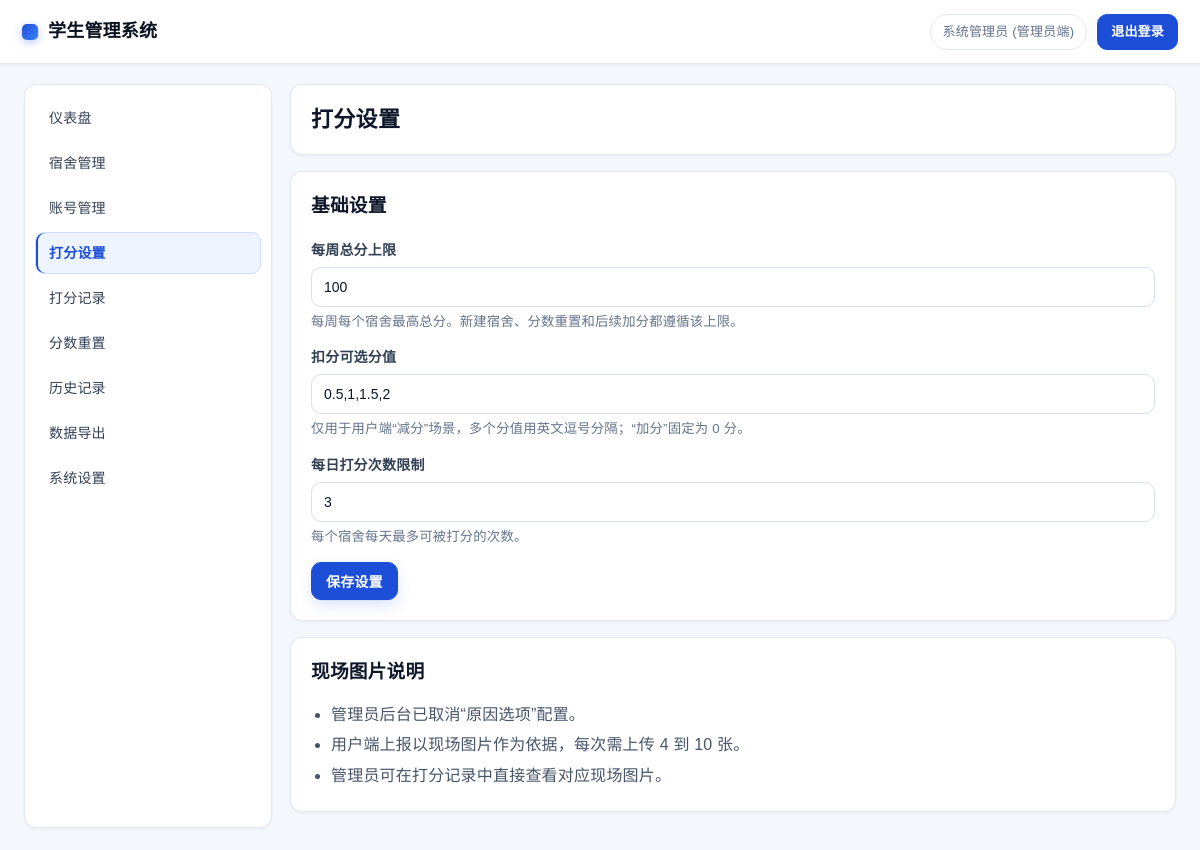
Screenshot of /admin/settings.php (signed in) with the database file from the repository.
### tables this page shows
CREATE TABLE `settings` (
  `id` INT UNSIGNED NOT NULL AUTO_INCREMENT,
  `setting_key` VARCHAR(50) NOT NULL COMMENT '设置键',
  `setting_value` TEXT COMMENT '设置值',
  `description` VARCHAR(200) COMMENT '描述',
  `updated_at` DATETIME NOT NULL DEFAULT CURRENT_TIMESTAMP ON UPDATE CURRENT_TIMESTAMP,
  PRIMARY KEY (`id`),
  UNIQUE KEY `uk_setting_key` (`setting_key`)
);

### includes/auth.php (called while the page is built, shortened)
<?php
require_once __DIR__ . '/security.php';
require_once __DIR__ . '/functions.php';
function isLoggedIn() {
    return isset($_SESSION['user_id']) && !empty($_SESSION['user_id']);
}
function getCurrentUser() {
    return [
        'id' => $_SESSION['user_id'],
        'username' => $_SESSION['username'],
        'real_name' => $_SESSION['real_name'],
        'role' => $_SESSION['user_role']
    ];
}

### includes/db.php (called while the page is built, shortened)
<?php
class Database {
    private static $instance = null;
    private $pdo;
    private function __construct() {
        try {
            $dsn = "mysql:host=" . DB_HOST . ";dbname=" . DB_NAME . ";charset=" . DB_CHARSET;
            $options = [
                PDO::ATTR_ERRMODE => PDO::ERRMODE_EXCEPTION,
                PDO::ATTR_DEFAULT_FETCH_MODE => PDO::FETCH_ASSOC,
                PDO::ATTR_EMULATE_PREPARES => false,
            ];
            $this->pdo = new PDO($dsn, DB_USER, DB_PASS, $options);
        } catch (PDOException $e) {
            die('数据库连接失败: ' . $e->getMessage());
        }
    }
    public static function getInstance() {
        if (self::$instance === null) {
            self::$instance = new self();
        }
        return self::$instance;
    }
    public function query($sql, $params = []) {
        $stmt = $this->pdo->prepare($sql);
        $stmt->execute($params);
        return $stmt;
    }
    public function fetch($sql, $params = []) {
        return $this->query($sql, $params)->fetch();
    }
}
function db() {
    return Database::getInstance();
}

### includes/functions.php (called while the page is built, shortened)
<?php
function h($string) {
    return htmlspecialchars($string, ENT_QUOTES, 'UTF-8');
}
function getSetting($key, $default = null) {
    $result = db()->fetch("SELECT setting_value FROM settings WHERE setting_key = ?", [$key]);
    return $result ? $result['setting_value'] : $default;
}
function getSiteName() {
    try {
        $siteName = trim((string) getSetting('site_name', SITE_NAME));
    } catch (Exception $e) {
        $siteName = SITE_NAME;
    }
    return strlen($siteName) > 60 ? substr($siteName, 0, 60) : $siteName;
}
function getDailyLimit() {
    return intval(getSetting('daily_limit', '3'));
}
function parseScoreOptionValues($raw) {
    $raw = str_replace([',', '，', "\r", "\n", "\t"], [',', ',', ',', ',', ','], (string) $raw);
    $parts = array_filter(array_map('trim', explode(',', $raw)), function ($item) {
        return $item !== '';
    });
    $values = [];
    foreach ($parts as $part) {
        $value = round(floatval($part), 2);
        $values[] = $value;
    }
    $values = array_values(array_unique($values, SORT_REGULAR));
    sort($values, SORT_NUMERIC);
    return $values;
}
function serializeScoreOptionValues($values) {
    $formatted = array_map(function ($value) {
        $number = round(floatval($value), 2);
        $text = number_format($number, 2, '.', '');
        return rtrim(rtrim($text, '0'), '.');
    }, $values);
    return implode(',', $formatted);
}
function getScoreOptionValues() {
    $raw = (string) getSetting('score_option_values', '0.5,1,1.5,2');
    $values = parseScoreOptionValues($raw);
    return $values;
}
function getWeeklyMaxScore() {
    $raw = getSetting('weekly_max_score', null);
    $score = floatval($raw);
    return $score > 0 ? $score : DEFAULT_SCORE;
}

### admin/settings.php (the view, shortened to what this page needs)
<?php
require_once __DIR__ . '/../includes/auth.php';
require_once __DIR__ . '/../includes/db.php';
require_once __DIR__ . '/../includes/functions.php';
require_once __DIR__ . '/../includes/template.php';
$weeklyMaxScore = getWeeklyMaxScore();
$scoreOptionsText = serializeScoreOptionValues(getScoreOptionValues());
$dailyLimit = getDailyLimit();
renderHeader('打分设置');
?>
<div class="container" style="padding-top: 20px;">
    <div style="display: flex;">
        <div class="sidebar">
            <ul class="sidebar-menu">
                <li><a href="index.php">仪表盘</a></li>
                <li><a href="dormitories.php">宿舍管理</a></li>
                <li><a href="users.php">账号管理</a></li>
                <li><a href="settings.php" class="active">打分设置</a></li>
                <li><a href="records.php">打分记录</a></li>
                <li><a href="reset.php">分数重置</a></li>
                <li><a href="history.php">历史记录</a></li>
                <li><a href="export.php">数据导出</a></li>
                <li><a href="system.php">系统设置</a></li>
            </ul>
        </div>
        <div class="main-content">
            <div class="page-header">
                <h2>打分设置</h2>
            </div>
            <div class="card">
                <h3 style="margin-bottom: 20px;">基础设置</h3>
                <form method="POST">
                    <div class="form-group">
                        <label>每周总分上限</label>
                        <input type="number" name="weekly_max_score" step="0.5" min="1" value="<?= h($weeklyMaxScore) ?>">
                        <small style="display: block; margin-top: 5px;">
                            每周每个宿舍最高总分。新建宿舍、分数重置和后续加分都遵循该上限。
                        </small>
                    </div>
                    <div class="form-group">
                        <label>扣分可选分值</label>
                        <input type="text" name="score_option_values" value="<?= h($scoreOptionsText) ?>" placeholder="例如：0.5,1,1.5,2">
                        <small style="display: block; margin-top: 5px;">
                            仅用于用户端“减分”场景，多个分值用英文逗号分隔；“加分”固定为 0 分。
                        </small>
                    </div>
                    <div class="form-group">
                        <label>每日打分次数限制</label>
                        <input type="number" name="daily_limit" min="1" value="<?= h($dailyLimit) ?>">
                        <small style="display: block; margin-top: 5px;">
                            每个宿舍每天最多可被打分的次数。
                        </small>
                    </div>
                    <button type="submit" class="btn">保存设置</button>
                </form>
            </div>
            <div class="card">
                <h3 style="margin-bottom: 14px;">现场图片说明</h3>
                <ul style="color: #475569; line-height: 1.9; padding-left: 20px;">
                    <li>管理员后台已取消“原因选项”配置。</li>
                    <li>用户端上报以现场图片作为依据，每次需上传 4 到 10 张。</li>
                    <li>管理员可在打分记录中直接查看对应现场图片。</li>
                </ul>
            </div>
        </div>
    </div>
</div>
<?php renderFooter(); ?>

### includes/template.php (shortened to what this page needs)
<?php
function renderHeader($title = '', $extraStyles = '') {
    $currentUser = function_exists('getCurrentUser') ? getCurrentUser() : null;
    $roleClass = $currentUser && ($currentUser['role'] ?? '') === 'admin' ? 'role-admin' : 'role-inspector';
    $siteName = function_exists('getSiteName') ? getSiteName() : SITE_NAME;
?>
<!DOCTYPE html>
<html lang="zh-CN">
<head>
</head>
<body class="<?= $roleClass ?>">
    <nav class="navbar">
        <a href="index.php" class="navbar-brand"><?= h($siteName) ?></a>
        <?php if ($currentUser): ?>
            <div class="navbar-user">
                <span>
                    <?= h($currentUser['real_name']) ?>
                    (<?= $currentUser['role'] === 'admin' ? '管理员端' : '用户端' ?>)
                </span>
                <a href="../logout.php">退出登录</a>
            </div>
        <?php endif; ?>
    </nav>
<?php
}
function renderFooter() {
?>
</body>
</html>
<?php
}

### rows the page displays
settings: setting_value "学生管理系统"
settings: weekly_max_score "100"
settings: score_option_values "0.5,1,1.5,2"
settings: daily_limit "3"

### other values shown
$currentUser['real_name'] "系统管理员"
